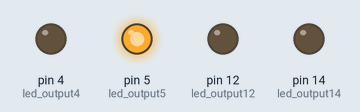
Simulated run of this sketch. Board: Arduino Uno, built with avr-gcc and run on an emulated ATmega328P. Shown: output pins drawn as LEDs (lit = HIGH).

Above: at 0.05 s.
At 0.25 s:
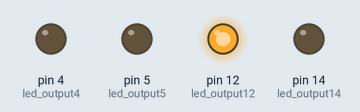
At 0.75 s:
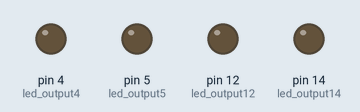
At 1.45 s:
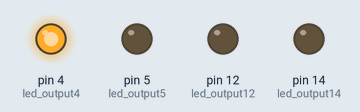
At 2.85 s:
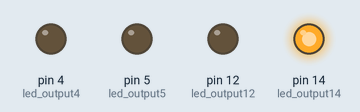
Timing chart, 0 to 3.1 s (numbered marks = the images above):
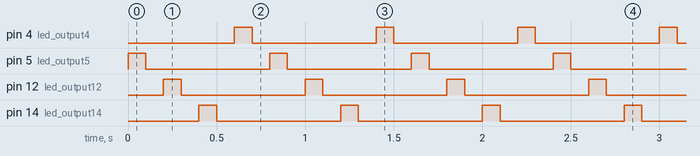

The sketch:

Blink_IoT.ino
```cpp
// the setup function runs once when you press reset or power the board
int led_output5 = 5;
int led_output14 = 14;
int led_output12 = 12;
int led_output4 = 4;
void setup() {
  // initialize digital pin LED_BUILTIN as an output.
  pinMode(led_output5, OUTPUT);
  pinMode(led_output4, OUTPUT);
  pinMode(led_output14, OUTPUT);
  pinMode(led_output12, OUTPUT);
}

// the loop function runs over and over again forever
void loop() {
  digitalWrite(led_output5, HIGH);   // turn the LED on (HIGH is the voltage level)
  delay(100);                       // wait for a second
  digitalWrite(led_output5, LOW);    // turn the LED off by making the voltage LOW
  delay(100);                       // wait for a second
   digitalWrite(led_output12, HIGH);
  delay(100);
  digitalWrite(led_output12, LOW);
  delay(100);
  digitalWrite(led_output14, HIGH);
  delay(100);
  digitalWrite(led_output14, LOW);
  delay(100);
  digitalWrite(led_output4, HIGH);
  delay(100);
  digitalWrite(led_output4, LOW);
  delay(100);
}
```

Measured:
- by itself, pin 4 (led_output4), pin 5 (led_output5), pin 12 (led_output12), pin 14 (led_output14): alternates HIGH for 0.10 s and LOW for 0.70 s
